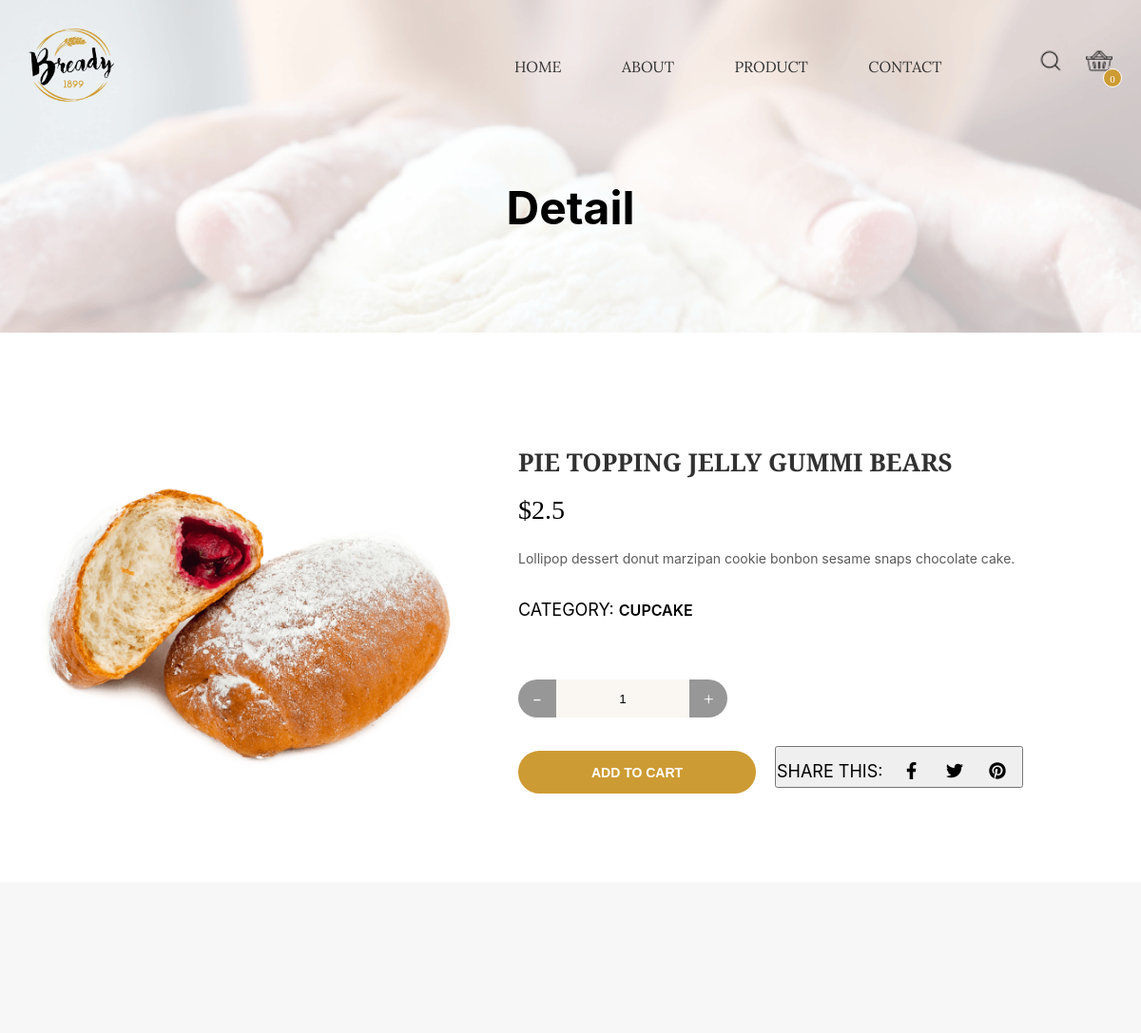
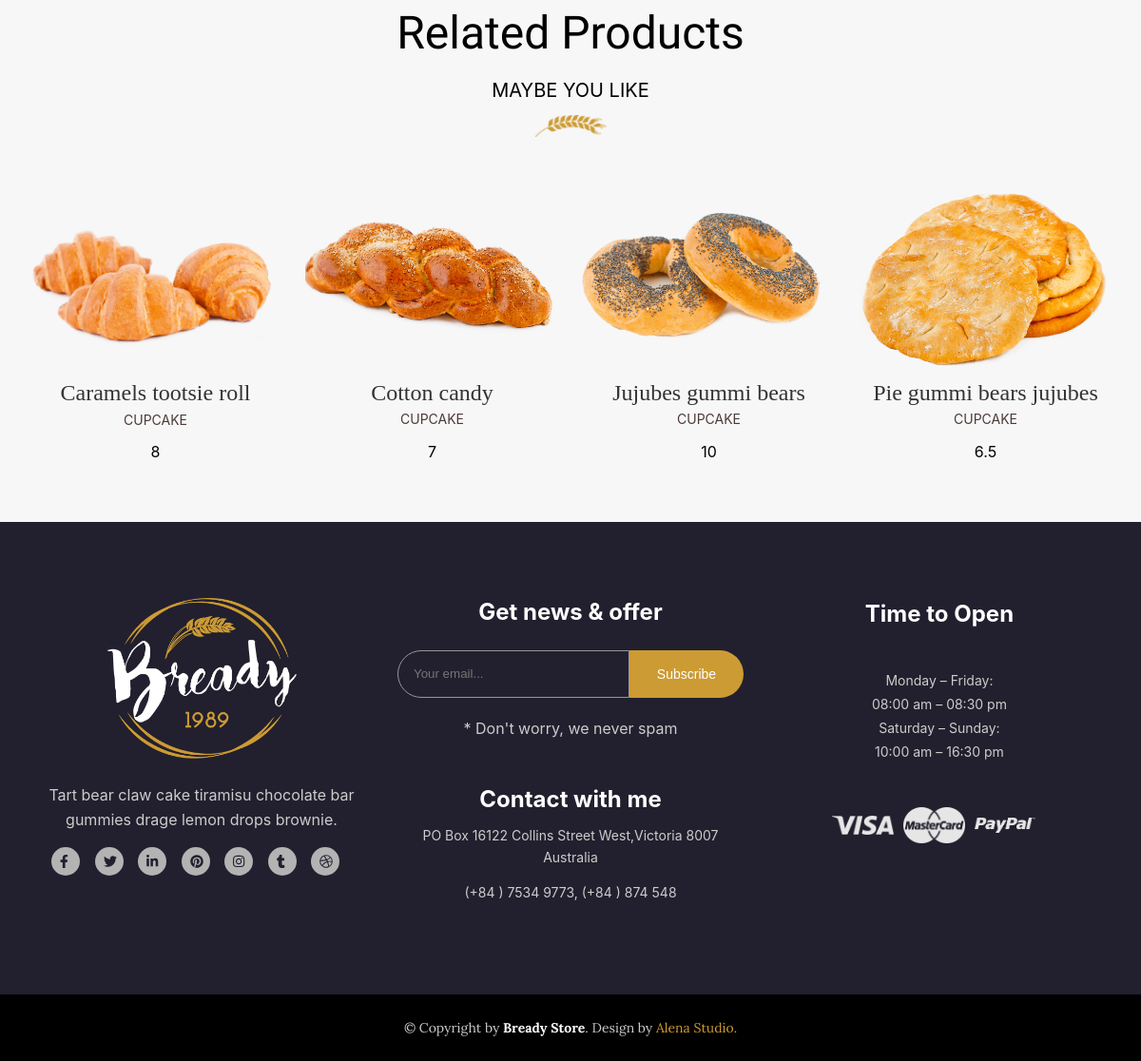
The page /?pages=detail&id=21 on the database its author committed (2 pictures, top to bottom).
### tables this page shows
CREATE TABLE `products` (
  `id` int(11) NOT NULL,
  `brandid` int(11) NOT NULL,
  `name` varchar(100) NOT NULL,
  `price` float NOT NULL,
  `image` varchar(500) NOT NULL,
  `quality` int(11) NOT NULL,
  `description` text NOT NULL,
  `status` tinyint(4) NOT NULL DEFAULT 1,
  `hot` tinyint(4) NOT NULL DEFAULT 0
);

CREATE TABLE `brand` (
  `id` int(11) NOT NULL,
  `brandName` varchar(50) NOT NULL,
  `status` tinyint(4) NOT NULL DEFAULT 1
);

### view/detail.php (the view, shortened to what this page needs)
<?php
    if (isset($_GET['id'])){
        $productId=$_GET['id'];
    }
    $sql="Select p.*,b.brandName from products as p, brand as b where b.id=p.brandid and p.id=".$productId;
    $product=mysqli_fetch_array($conn->query($sql));
?>
<div class="product__main">
    <div class="container">
        <div class="product__detail">
            <div class="row">
                <div class=" col l-5 m-12 c-12">
                    <div class="product__detail-thumb">
                        <img src="<?=$product['image']?>" alt="">
                    </div>
                </div>
                <div class="col l-7 m-12 c-12">
                    <div class="product__detail-info">
                        <h1><?=$product['name']?></h1>
                        <span class="product__detail-price">$<?=$product['price']?></span>
                        <div class="product__detail-desc">
                            <p>Lollipop dessert donut marzipan cookie bonbon sesame snaps chocolate cake.</p>
                        </div>
                        <div class="product__detail-status">
                            <h5>Category: <a href=""><?=$product['brandName']?></a> </h5>
                        </div>
                        <form action="index.php?func=addProduct" class="product__detail-form" method="post">
                            <div class="product__detail-number">
                                <div class="form-group-number">
                                    <button class="btn-detail minus"> <span>-</span></button>
                                    <input type="text" name="quality" class="form-control product-value" value="1">
                                    <button class="btn-detail plus"> <span>+</span> </button>
                                </div>
                            </div>
                            <div class="product__detail-sharing">
                                <button class="product-btn" name="submit" type="submit">Add to cart<button/>
                                    <p class="product__detail-share">share this:
                                        <a href="" class="product__detail-link"><i class="fab fa-facebook-f"></i></a>
                                        <a href="" class="product__detail-link"><i class="fab fa-twitter"></i></a>
                                        <a href="" class="product__detail-link"><i class="fab fa-pinterest"></i></a>
                                    </p>
                            </div>
                        </form>
                    </div>
                </div>
            </div>
        </div>
    </div>
</div>
<?php
    $brandid=$product['brandid'];
    $productid=$product['id'];
    $sql="Select p.*,b.brandName from products as p, brand as b where b.id=p.brandid and p.brandid='$brandid' having p.id !='$productid'";
    $productRelated=$conn->query($sql);
?>
<div class="product__main related">
    <div class="container">
        <div class="related__heading">
            <h3 class="related__head">Related Products</h3>
            <p class="related__text">MAYBE YOU LIKE</p>
            <span>
                <img src="./images/views/floral.png" alt="" class="head-image">
            </span>
        </div>
        <div class="row product">
            <?php foreach ($productRelated as $item):?>
                <div class="col l-3 m-6 c-12">
                    <div class="product-item">
                        <div class="product-thumbnail">
                        </div>
                        <div class="product-content">
                            <a href="?pages=detail&id=<?=$item['id']?>" class="product-title"><?=$item['name']?></a>
                            <p class="product-category"><?=$item['brandName']?></p>
                            <p class="product-price"><?=$item['price']?></p>
                        </div>
                    </div>
            </div>
            <?php endforeach;?>
        </div>
    </div>
</div>

### css/main.css (style rules this page uses)
:root { --black-color:#000000; --white-color:#ffffff; --footer-color:#22202e; --button-color:#cd9b33; --info-color:#c7c7c7; --max-width: 1170px; }
a { text-decoration: none; }
h1 { margin-bottom: 20px; font-size: 48px; font-weight: bold; font-style: normal; font-stretch: normal; line-height: 0.79; letter-spacing: normal; text-align: center; color: var(--black-color); font-family: BlinkMacSystemFont,"Lora", serif; }
h3 { font-family: "Kaushan Script", cursive; font-size:48px; font-weight:400; color: var(--black-color); margin-bottom: 10px; }
p { font-size: 20px; font-weight: 400; color: #000; font-family: BlinkMacSystemFont,"Lora", serif; margin-bottom: 10px; line-height: 1.6em; }
.head-image { max-width:75px; }
a { color:inherit; }
.form-control { border: none; background-color: transparent; border-bottom: 1px solid rgba(255, 255, 255, 0.4); color: #fff; padding-left: 0; text-indent: 0; outline: none; height:50px; border-radius:0 ; width: 100%; }
.btn-detail { background-color: #979797; display: inline-block; height: 40px; width: 40px; border: none; font-family: "Lora", serif; color: #fff; font-size: 20px; padding: 1px 15px; }

### css/styles.css (style rules this page uses)
* { padding: 0; margin: 0; box-sizing: border-box; }
html { font-size:14px; }
body { background-color:var(--white-color); font-family: BlinkMacSystemFont "Lora", serif; font-size: 14px; line-height: 1.42857143; color: #333; overflow-x: hidden; overflow-y: scroll; scroll-behavior: smooth; }
.container { padding: 0 30px; margin:0 auto; width: 100%; }
.deal__heading,.related__heading { padding-top:80px; text-align: center; margin-bottom: 40px; }
.product-item { height:auto; margin-bottom: 20px; position: relative; }
.product-title { font-size: 24px; color: var(--block-color); }
.product-category { text-transform: uppercase; color: #4e3939; font-size: 14px; }
.product-price { font-size:16px; }
.history,.product__main { padding:80px 0 40px; }
.product-thumbnail { width:260px; overflow: hidden; position: relative; }
.product-content { text-align: center; }
.product__detail { margin: 40px auto 50px; max-width: 1170px; }
.product__detail-thumb { width:470px; }
.product__detail-thumb img { width:100%; }
.product__detail-info { padding-left: 30px; float:left; }
.product__detail-info h1 { font-family: 'Libre Baskerville', serif; font-size: 26px; line-height: 32px; font-weight: 700; color: #313131; text-transform: uppercase; margin-bottom: 15px; text-align: inherit; }
.product__detail-price { font-size: 28px; color: #000; font-weight: 400; margin: 5px 0 20px; display:block; }
.product__detail-desc { margin-bottom:30px; }
.product__detail-desc p { font-size: 14px; line-height: 1.6em; color: #5b5b5b; }
.product__detail-status h5 { color: #000; text-transform: uppercase; font-size: 18px; font-weight: 400; margin-bottom: 15px; font-family: BlinkMacSystemFont,"Lora", serif; }
.product__detail-status a { font-size: 16px; font-weight: 600; }
.product__detail-form { padding-top: 45px; display: inline-block; }
.product__detail-number { width: 220px; float: left; padding-bottom: 30px; }
.form-group-number { display:flex; }
.form-group-number button span { color: var(--white-color); font-size: 20px; }
.minus { border-radius: 45px 0 0 45px; }
.plus { border-radius: 0 45px 45px 0; }
.product-value { color: var(--black-color); border-radius: 0; border: 0; text-align: center; background-color: #faf7f3; height: 40px; }
.product__detail-sharing { display:inline-block; }
.product-btn { background-color: var(--button-color); border: 2px solid var(--button-color); min-width:250px; margin-right: 20px; text-align: center; color: #fff; font-weight: 700; padding: 9px 60px 7px; line-height: 25px; font-size: 14px; text-transform: uppercase; border-radius: 30px; }
.product__detail-share { display:inline-block; margin-bottom: 0; padding-top: 10px; font-size: 18px; line-height: 30px; text-transform: uppercase; color: #000; font-weight: 400; }
.product__detail-share a:first-child { margin-left: 10px; }
.product__detail-link { margin-right: 10px; width: 30px; height: 30px; border-radius: 50%; vertical-align: top; display:inline-block; text-align: center; }
.related { background-color: #f7f7f7; }

### rows shown on the page
products: image (picture), name "PIE TOPPING JELLY GUMMI BEARS", price "2.5", brandid.brandName "CUPCAKE"
products: name "Caramels tootsie roll", brandid.brandName "CUPCAKE", price "8"
products: name "Cotton candy", brandid.brandName "CUPCAKE", price "7"
products: name "Jujubes gummi bears", brandid.brandName "CUPCAKE", price "10"
products: name "Pie gummi bears jujubes", brandid.brandName "CUPCAKE", price "6.5"

### other values the page prints
$_GET['pages'] "Detail"
